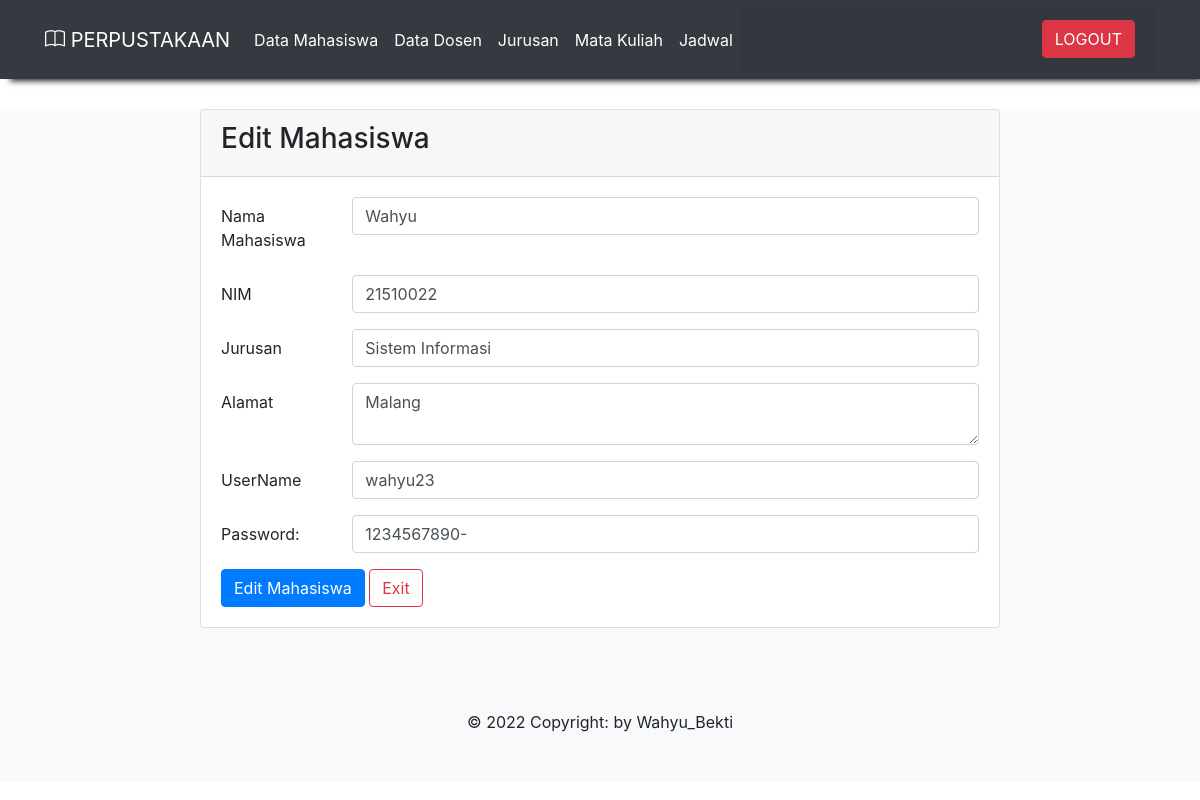
/admin/edit.php?id_mahasiswa=2 (signed in), run on the app's committed database.
### tables this page shows
CREATE TABLE `mahasiswa` (
  `id_mahasiswa` int(5) NOT NULL,
  `nama` varchar(50) NOT NULL,
  `nim` int(10) NOT NULL,
  `id_jurusan` int(5) NOT NULL,
  `alamat` text NOT NULL,
  `username` varchar(50) NOT NULL,
  `password` varchar(20) NOT NULL
);

CREATE TABLE `jurusan` (
  `id_jurusan` int(10) NOT NULL,
  `nama_jurusan` varchar(50) NOT NULL
);

### admin/edit.php (the view, shortened to what this page needs)
<?php
include "../css.php";
include "../koneksi.php";
include "../navbar.php";
$qry_get_mahasiswa = mysqli_query($koneksi, "select * from mahasiswa where id_mahasiswa = '" . $_GET['id_mahasiswa'] . "'");
$data_mahasiswa = mysqli_fetch_array($qry_get_mahasiswa);
$fti = mysqli_query($koneksi, "select * from jurusan");
?>
<body>
	<div class="mx-auto">
		<div class="card ">
			<div class="card-header">
				<h3>Edit Mahasiswa</h3>
			</div>
			<div class="card-body">
				<form action="proses_edit.php" method="post">
					<div class="mb-3 row">
						<label for="text" class="col-sm-2 col-form-label">Nama Mahasiswa</label>
						<div class="col-sm-10">
							<input type="text" class="form-control" id="name" placeholder="Enter name" name="nama"
								value="<?php echo $data_mahasiswa['nama'] ?>">
						</div>
					</div>
					<div class=" mb-3 row">
						<label for="nim" class="col-sm-2 col-form-label">NIM</label>
						<div class="col-sm-10">
							<input type="text" class="form-control" id="nim"
								value="<?php echo $data_mahasiswa['nim'] ?>" placeholder="Enter nim" name="nim">
						</div>
					</div>
					<div class="mb-3 row">
						<label for="text" class="col-sm-2 col-form-label">Jurusan</label>
						<div class="col-sm-10">
							<select name="jurusan" class="form-control">
								<?php
                                while ($raw = mysqli_fetch_array($fti)) { ?>
								<option value="<?= $raw['id_jurusan'] ?>" <?= $data_mahasiswa['id_jurusan'] ==$raw
	                                	['id_jurusan'] ? 'selected' : null ?>><?= $raw['nama_jurusan'] ?>
								</option>';
								<?php }
                                ?>
							</select>
						</div>
					</div>
					<div class="mb-3 row">
						<label for="text" class="col-sm-2 col-form-label">Alamat </label>
						<div class="col-sm-10">
							<textarea type="text" class="form-control" id="alamat" placeholder="Enter alamat"
								name="alamat"><?php echo $data_mahasiswa['alamat'] ?></textarea>
						</div>
					</div>
					<div class="mb-3 row">
						<label for="username" class="col-sm-2 col-form-label">UserName </label>
						<div class="col-sm-10">
							<input type="text" class="form-control" id="username" placeholder="Enter username"
								name="username" value="<?php echo $data_mahasiswa['username'] ?>">
						</div>
					</div>
					<div class="mb-3 row">
						<label for="pwd" class="col-sm-2 col-form-label">Password:</label>
						<div class="col-sm-10">
							<input type="" class="form-control" id="password" placeholder="Enter password"
								name="password" value="<?php echo $data_mahasiswa['password'] ?>">
						</div>
					</div>
					<button type="submit" class="btn btn-primary">Edit Mahasiswa</button>
					<a href="data_mahasiswa.php" class="btn btn-outline-danger">Exit</a>
					<br>
				</form>
			</div>
		</div>
	</div>
	<br>
</body>
<?php include "../footer.php" ?>
</html>

### admin/edit.php (style rules this page uses)
.mx-auto { width: 800px; }
.card { margin-bottom: 10px; }

### data on the page
mahasiswa: nama "Wahyu", nim "21510022", jurusan "Sistem Informasi", alamat "Malang", username "wahyu23", password "1234567890-"
